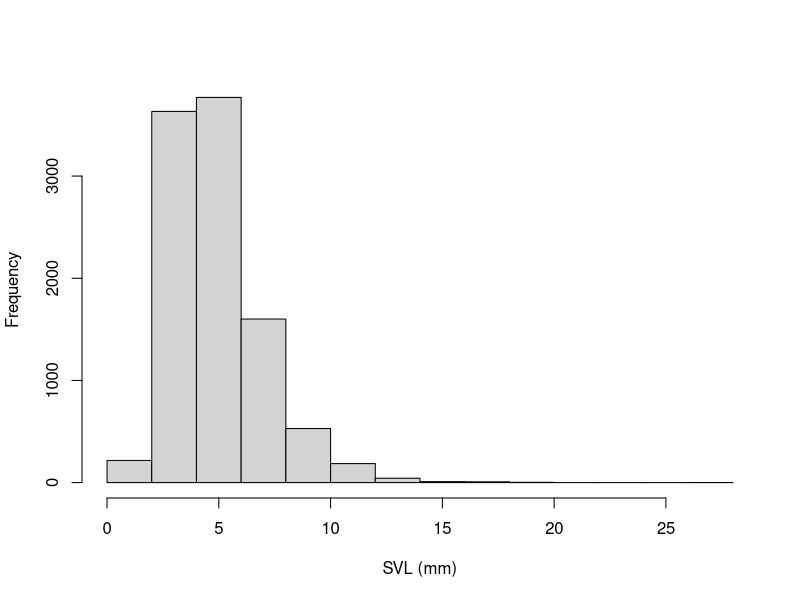
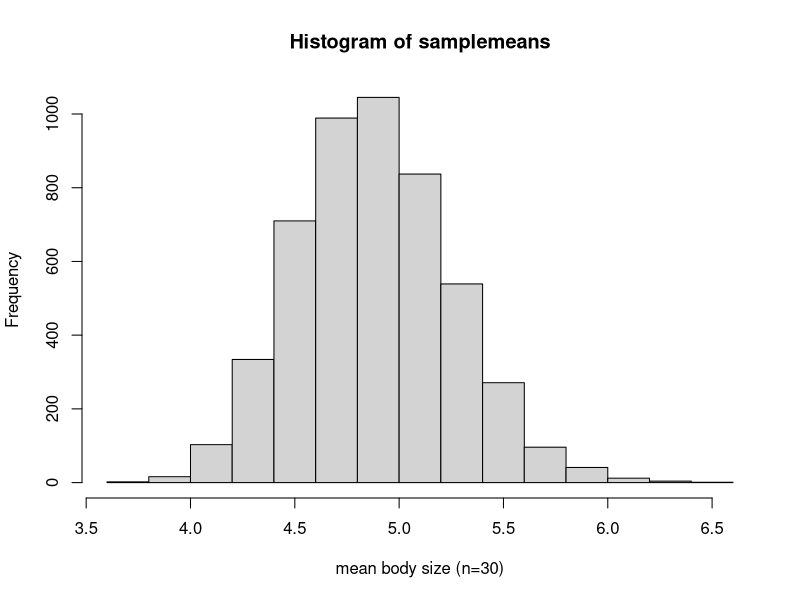
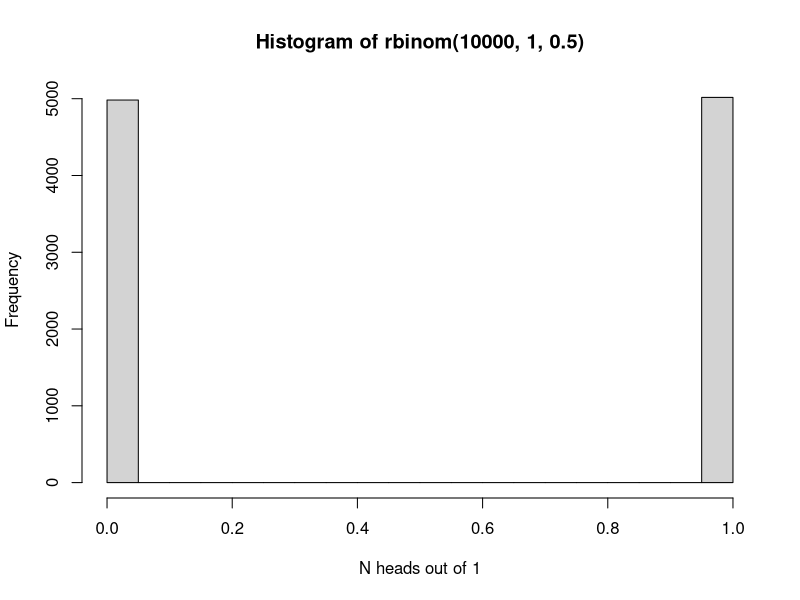
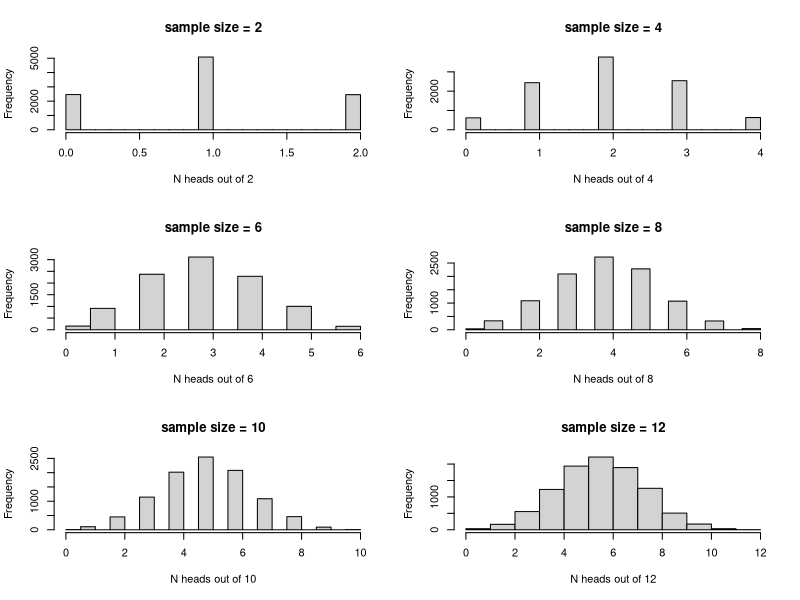
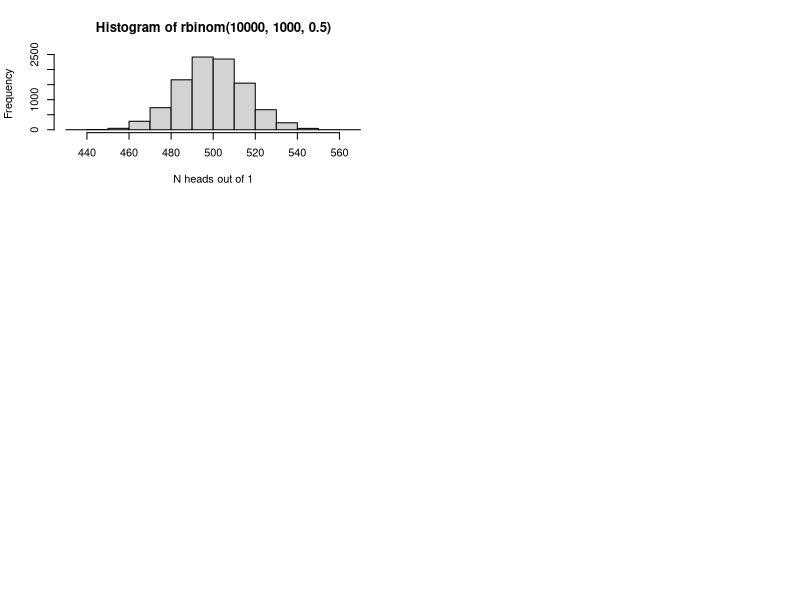
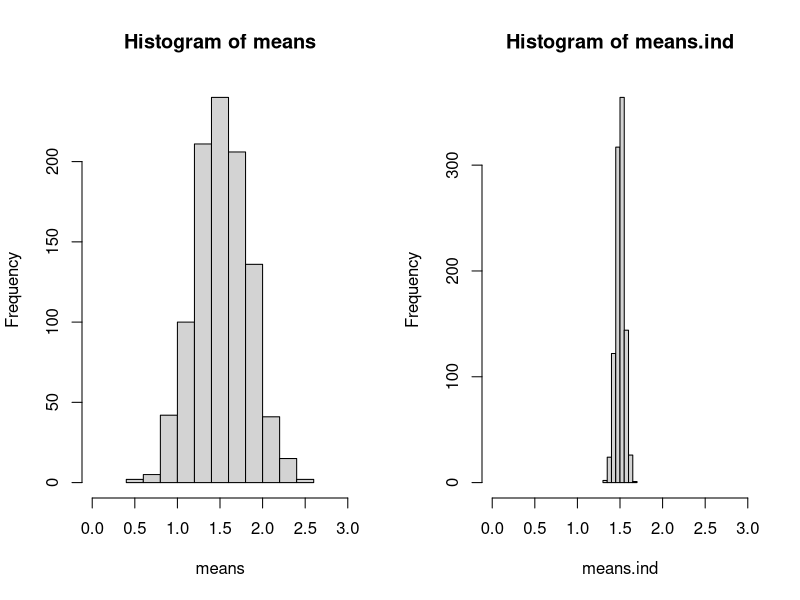
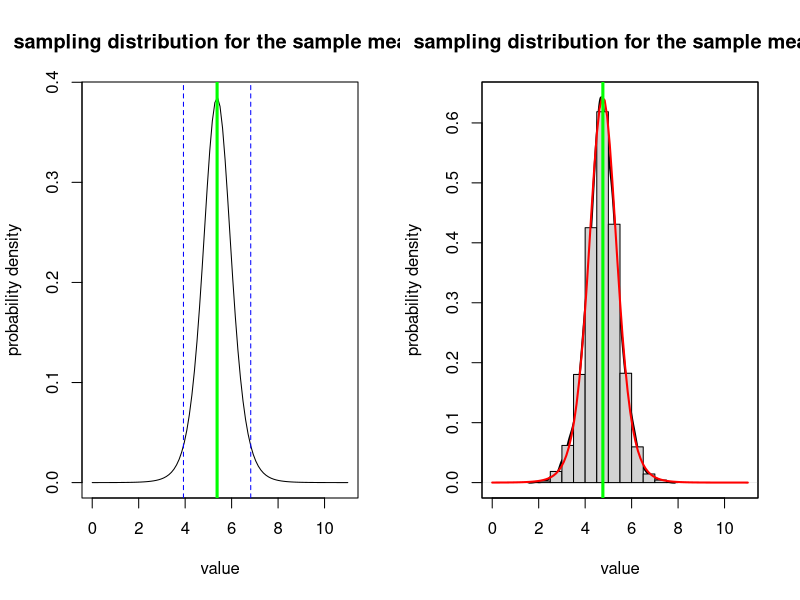
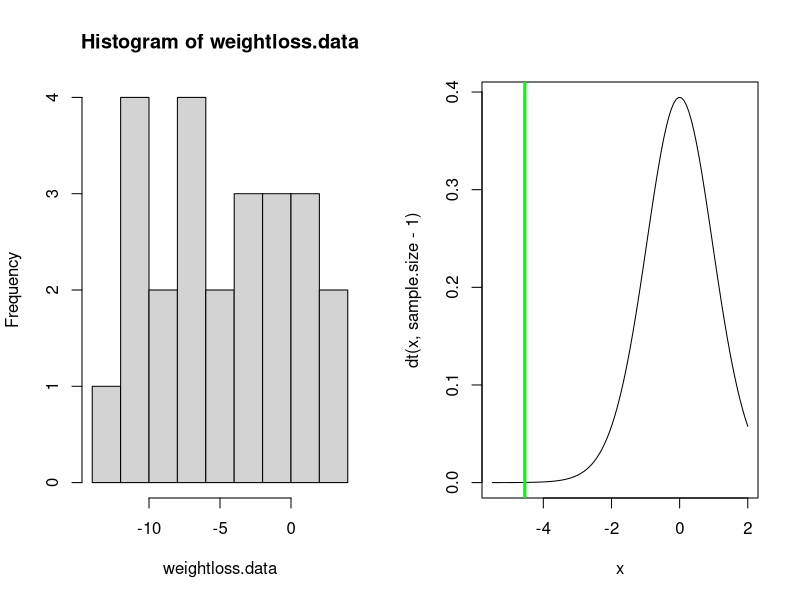

The R script that drew these images, in order:

############################################################
####                                                    ####  
####  NRES 710, Lecture 1                               ####
####                                                    ####
####  Kevin Shoemaker and Ben Sullivan                  #### 
####  University of Nevada, Reno                        ####
####                                                    #### 
############################################################


############################################################
####  Basic Concepts of Probability and statistics      ####
############################################################



#### ALL FROGS IN CA

allfrogs.bodysize <- rlnorm(10000,1.5,0.4)        # statistical 'population'
hist(allfrogs.bodysize,main="",xlab="SVL (mm)")   # plot out histogram

truemean_SVL <- mean(allfrogs.bodysize)           # the 'parameter'
truemean_SVL 


mysample <- sample(allfrogs.bodysize,10)    # take sample of size 10 (10 frogs measured)
mean(mysample)   # compute the sample mean



mysample <- sample(allfrogs.bodysize,20)    # take sample of size 20 (20 frogs measured)
mean(mysample)   # compute the sample mean



lotsofsamples <- list()

for(s in 1:5000){
  lotsofsamples[[paste0("sample",s)]] <- sample(allfrogs.bodysize,30)    # take sample of size 30 (20 frogs measured)
}

lotsofsamples$sample1
lotsofsamples$sample99
lotsofsamples$sample732


samplemeans <- sapply(lotsofsamples,mean)

hist(samplemeans,xlab="mean body size (n=30)")


hist(rbinom(10000,1,.5),xlab="N heads out of 1")

par(mfrow=c(3,2))
for(i in seq(2,12,2)){
   hist(rbinom(10000,i,.5),main=paste0("sample size = ",i),xlab=sprintf("N heads out of %s",i)) 
}


hist(rbinom(10000,1000,.5),xlab="N heads out of 1")


# pseudoreplication demonstration

meansize.allfrogs <- 1.5    # population mean 
sdsize.allfrogs <- 0.5     # population sd
sdsize.amongpond <- 0.44   # standard deviation among ponds 

nponds <- 5000   # total number of ponds in the population
nfrogs.perpond <- 1000    # 1000 frogs in each pond



pondmeans <- rnorm(nponds,meansize.allfrogs,sdsize.amongpond)
 # hist(pondmeans)
allfrogs <- sapply(pondmeans, function(t) rnorm(nfrogs.perpond,t,sqrt(sdsize.allfrogs^2-sdsize.amongpond^2)) )
rownames(allfrogs) <- paste0("frog",1:(nfrogs.perpond))
colnames(allfrogs) <- paste0("pond",1:nponds)

  # confirm that population mean and standard deviation are as specified
sd(allfrogs)
mean(allfrogs)


nponds.sampled <- 2
nsamp.perpond <- 50 

ponds.sampled <- sample(1:nponds,nponds.sampled)
frogs.sampled <- replicate(nponds.sampled,sample(1:nfrogs.perpond,nsamp.perpond))

thissamp <- sapply(1:nponds.sampled,function(t) allfrogs[frogs.sampled[,t],ponds.sampled[t]])
rownames(thissamp) <- paste0("frog",1:(nsamp.perpond))
colnames(thissamp) <- paste0("pond",1:nponds.sampled)

head(thissamp)


test <- t.test(as.vector(thissamp),mu=1.5,alternative="greater")
test


means <- numeric(1000)
means.ind <- numeric(1000)

ttest <- numeric(1000)
ttest.ind <- numeric(1000)

for(scenario in 1:1000){
  ponds.sampled <- sample(1:nponds,nponds.sampled)
  frogs.sampled <- replicate(nponds.sampled,sample(1:nfrogs.perpond,nsamp.perpond))
  
  thissamp <- sapply(1:nponds.sampled,function(t) allfrogs[frogs.sampled[,t],ponds.sampled[t]])
  thissamp.ind <- matrix(sample(allfrogs,nsamp.perpond*nponds.sampled),ncol=nponds.sampled)
  
  means[scenario] <- mean(thissamp)
  means.ind[scenario] <- mean(thissamp.ind)
  
  test <- t.test(as.vector(thissamp),mu=1.5,alternative="greater")
  test.ind <- t.test(as.vector(thissamp.ind),mu=1.5,alternative="greater")
  
  ttest[scenario] <- test$p.value
  ttest.ind[scenario] <- test.ind$p.value
  
}




layout(matrix(1:2,nrow=1))
hist(means,xlim=c(0,3))
hist(means.ind,xlim=c(0,3))

length(which(ttest<0.05))/1000

length(which(ttest.ind<0.05))/1000


#######
# Sampling distribution: the sample mean

mysample <- c(4.1,3.5,3.7,6.6,8.0,5.4,7.3,4.4)
mysample
n <- length(mysample)    # sample size
sample.mean <- mean(mysample)  # sample mean
sample.stdev <- sd(mysample)   # sample standard deviation (r uses denominator of n-1 by default!)
std.error <- sample.stdev/sqrt(n) 

std.error 


sampdist <- function(x){dt((x-sample.mean)/std.error,n-1)}
curve(sampdist,0,11,ylab="probability density",xlab="value",main="sampling distribution for the sample mean!")
abline(v=sample.mean,col="green",lwd=3)
confint <- c(sample.mean+std.error*qt(0.025,n-1),sample.mean+std.error*qt(0.975,n-1))
abline(v=confint,col="blue",lty=2)


#######
# Sampling distribution: the sample mean #2 (brute force simulation version)

mysample <- c(4.1,1.5,3.7,6.6,8.0,4.5,5.3,4.4)
mysample
n <- length(mysample)    # sample size
sample.mean <- mean(mysample)  # sample mean
sample.stdev <- sd(mysample)   # sample standard deviation (r uses denominator of n-1 by default!)

simulated.samples <- list()
for(s in 1:10000){
  sd1 <- sqrt(sum((sample(mysample,length(mysample)-1,replace = T)-sample.mean)^2)/(length(mysample)-2))  # account for unknown standard deviation
  simulated.samples[[paste0("sample ",s)]] <- rnorm(n,sample.mean,sd1)
}
sampling.distribution <- sapply(simulated.samples,mean)

plot(density(sampling.distribution),xlim=c(0,11),ylab="probability density",xlab="value",main="sampling distribution for the sample mean!",lwd=2)    # plot the brute-force sampling distribution
hist(sampling.distribution,add=T,freq=F)
par(new=T)
curve(sampdist,0,11,xlim=c(0,11),xaxt="n",yaxt="n",xlab="",ylab="",col="red",lwd=2)  # official sampling distribution
abline(v=sample.mean,col="green",lwd=3)




## Paired t-test example:

weightloss.data <- c(-10.4,-11.6,3.9,1.5,-0.3,-3.5 -10.0,-6.7,-6.1,-2.4,-6.0,2.3,0.1,-4.1,-3.2, -11.3,-3.2,-9.3,-7.5,-5.7,-0.1,0.0,-9.8,1.0,-11.9)
hist(weightloss.data,breaks=7)
mean.weightloss <- mean(weightloss.data)
null.weightloss <- 0
stdev.weightloss <- sd(weightloss.data)
sample.size <- length(weightloss.data)
std.error <- stdev.weightloss/sqrt(sample.size)

t.statistic <- (mean.weightloss-null.weightloss)/std.error
t.statistic

curve(dt(x,sample.size-1),-5.5,2)
abline(v=t.statistic,col="green",lwd=3)

t.crit <- qt(0.05,sample.size-1)    # 'critical value' of the t statistic- you can reject the null if your value is more extreme than this!

p=pt(t.statistic,sample.size-1)    # p value
p    # this is the p value


####### Alternative: use R's built in t test

t.test(weightloss.data,alternative = "less")   # should get the same p=value!


### confidence interval for weight loss data

# summary(weightloss.data)
# 
# mean.weightloss    # mean weight loss
# std.error          # standard error of weight loss

curve(dt(x,sample.size),-4,4,xaxt="n",xlab="weight loss",ylab="probability density")
axis(1,at=seq(-4,4,2),labels = round(mean.weightloss+std.error*seq(-4,4,2),1) )
abline(v=0,col="blue",lwd=3)

t.crit <- qt(0.975,sample.size-1)    # for 95% confidence interval

abline(v=-1*t.crit,col="red",lty=2)
abline(v=1*t.crit,col="red",lty=2)

lower.bound <- mean.weightloss - t.crit*std.error
upper.bound <- mean.weightloss + t.crit*std.error

lower.bound

upper.bound


## Chi squared goodness-of-fit example

birthdays.bymonth <- c(40,23,33,39,28,29,45,31,22,34,44,20)
months <- c("Jan","Feb","Mar","Apr","May","Jun","Jul","Aug","Sep","Oct","Nov","Dec")
names(birthdays.bymonth) <- months

sample.size <- sum(birthdays.bymonth)
k = length(birthdays.bymonth)   # number of categories (months)
exp.birthdays.bymonth <- sample.size*rep(1/k,times=k)   # compute the expected number under the null hypothesis.

Chisq.stat <- sum((birthdays.bymonth-exp.birthdays.bymonth)^2/exp.birthdays.bymonth)
Chisq.stat


## View the summary statistic along with its sampling distribution under the null hypothesis

curve(dchisq(x,k-1),0,75)
abline(v=Chisq.stat,col="green",lwd=3)

p <- 1-pchisq(Chisq.stat,k-1)
p


### use R's built in chi squared function

chisq.test(birthdays.bymonth)     # should get the same p value!



## Z test  (Ben Sullivan example)

df <- read.csv("GSW_height.csv")
GSWheight <- df$Height
GSWheight
mean.gsw <- mean(GSWheight)
sd.gsw <- sd(GSWheight) 
sd.pop <- 4
mean.pop <- 79
n <- length(GSWheight)
s.e. <- sd.pop/sqrt(n)

null.height <- mean.pop   # null: GSW are sampled randomly from the pool of all NBA players. They are not fundamentally different!

z.statistic <- (mean.gsw-null.height)/s.e.
z.statistic

curve(dnorm(x),-3,3)    # we assume that the z statistic is normally distributed- standard normal!
abline(v=z.statistic,col="green",lwd=3)

p <- 1-pnorm(z.statistic)    # is the p value enough evidence to tell you that GSW players are taller than the NBA average??
p       

pnorm(z.statistic)


#################
# Discrete probability distributions

mean <- 5
rpois(10,mean)    # note: the random numbers sampled from this distribution have no decimal component

             # plot discrete probabilities of getting particular outcomes!
xvals <- seq(0,15,1)
probs <- dpois(xvals,lambda=mean)
names(probs) <- xvals
               
barplot(probs,ylab="Probability Mass",main="Poisson distribution (discrete)")

barplot(cumsum(probs),ylab="Cumulative Probability",main="Poisson distribution (discrete)")   # cumulative distribution

sum(probs)   # just to make sure it sums to 1!  Does it???


#########
# continuous distributions

shape1 = 0.5
shape2 = 0.5

rbeta(10,shape1,shape2)   # generate 10 random numbers from a continuous distribution

curve(dbeta(x,shape1,shape2),ylab="probability density",xlab="possibilities")   # probability density function (PDF)

curve(pbeta(x,shape1,shape2),ylab="cumulative probability",xlab="possibilities")   # cumulative distribution

integrate(f=dbeta,lower=0,upper=1,shape1=shape1,shape2=shape2)    # just to make sure it integrates to 1!!


# random number generators

rnorm(10)    # generate 10 random numbers from a standard normal distribution
rnorm(5,25,5)  # generate 5 random numbers from a normal distribution with mean=25 and sd=5
rpois(8,18)  # generate 8 random numbers from a poisson distribution with mean=18


## probability density function example 

curve(dt(x,8),-4,4,xlab="possibilities",ylab='relative probability (prob density)')


## probability mass function example 

x <- barplot(sapply(0:10,function(t) dpois(t,2)),xlab="possibilities",ylab='probability')
axis(1,at=x,labels=0:10)


## cumulative density function  

    # for continuous distribution
curve(pt(x,df=8),-4,4,xlab="possibilities",ylab='cumulative probability')

    # for discrete distribution
x <- barplot(sapply(0:10,function(t) ppois(t,2)),xlab="possibilities",ylab='cumulative probability')
axis(1,at=x,labels=0:10)


## quantile function  

    # for continuous distribution
curve(qt(x,df=8),0,1,xlab="cumulative probability",ylab='quantile')

    # for discrete distribution
curve(qpois(x,4),0,1,xlab="cumulative probability",ylab='quantile')


##########
# Binomial

size <- 10
prob <- 0.3
rbinom(10,size,prob)

xvals <- seq(0,size,1)
probs <- dbinom(xvals,size,prob)
names(probs) <- xvals
               
barplot(probs,ylab="Probability",main="Binomial distribution")

barplot(cumsum(probs),ylab="Cumulative Probability",main="Binomial distribution")   # cumulative distribution

sum(probs)   # just to make sure it sums to 1!  Does it???


#########
# Gaussian

mean = 7.1
stdev = 1.9

rnorm(10,mean,stdev)

curve(dnorm(x,mean,stdev),0,15)   # probability density

curve(pnorm(x,mean,stdev),0,15)   # cumulative distribution

integrate(f=dnorm,lower=-Inf,upper=Inf,mean=mean,sd=stdev)    # just to make sure it integrates to 1!!



#########
# t distribution

df = 6

rt(10,df)     # random numbers from the t distribution (not sure why you would ever want this!)

curve(dt(x,df),-4,4)   # probability density

curve(pt(x,df),-4,4)   # cumulative distribution

integrate(f=dt,lower=-Inf,upper=Inf,df=df)    # just to make sure it integrates to 1!!



#########
# Chi-squared distribution

df = 6

rchisq(10,df)     # random numbers from the t distribution (not sure why you would ever want this!)

curve(dchisq(x,df),0,15)   # probability density

curve(pchisq(x,df),0,15)   # cumulative distribution

integrate(f=dchisq,lower=0,upper=Inf,df=df)    # just to make sure it integrates to 1!!


